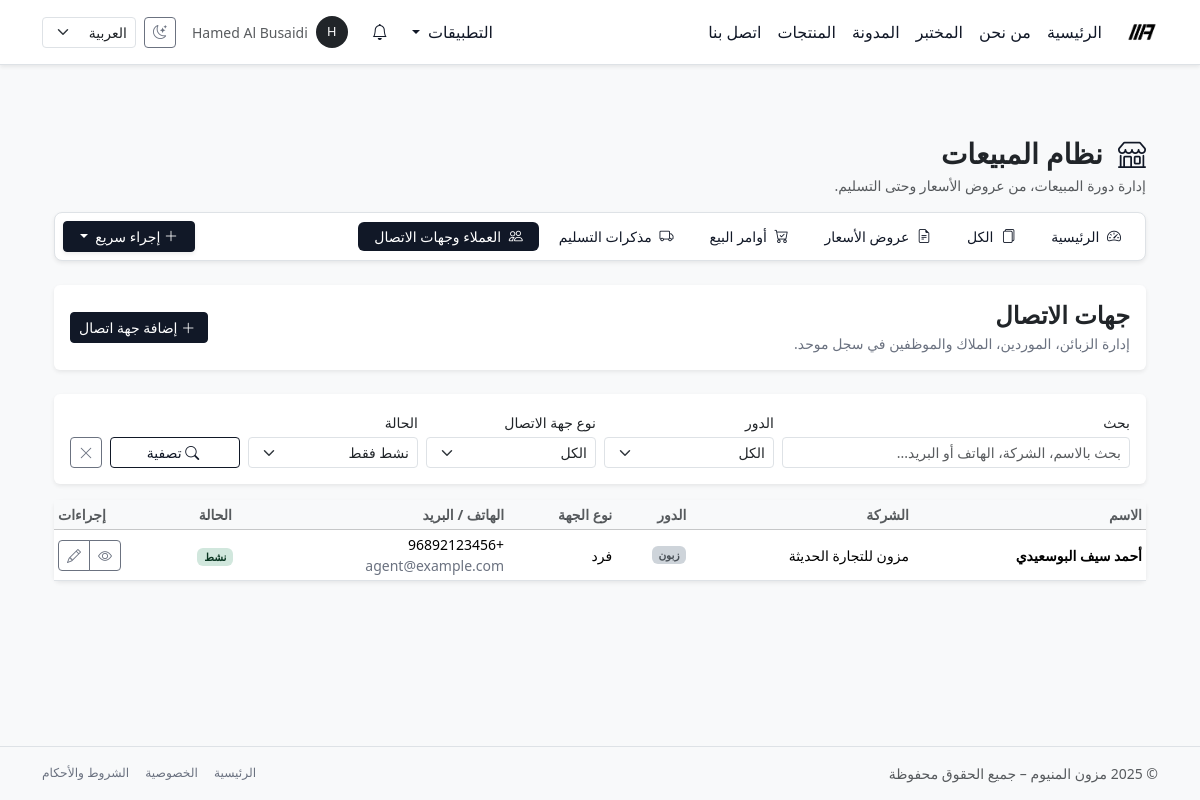
The page /ar/sales/contacts/ (signed in) on the database its author committed.
### contacts/models.py (models this page shows, shortened)
class Contact(models.Model):
    class ContactKind(models.TextChoices):
        PERSON = "person", _("فرد")
        COMPANY = "company", _("شركة")
    user = models.OneToOneField(
        settings.AUTH_USER_MODEL,
        on_delete=models.SET_NULL,
        null=True,
        blank=True,
        related_name="contact_profile",
        verbose_name=_("المستخدم (اختياري)"),
        help_text=_("ربط جهة الاتصال بحساب مستخدم (بوابة العملاء/الموظفين)."),
    )
    kind = models.CharField(
        max_length=20,
        choices=ContactKind.choices,
        default=ContactKind.PERSON,
        verbose_name=_("نوع جهة الاتصال"),
    )
    name = models.CharField(
        max_length=255,
        verbose_name=_("الاسم"),
        help_text=_("اسم الشخص أو اسم الشركة."),
    )
    company_name = models.CharField(
        max_length=255,
        blank=True,
        verbose_name=_("اسم الشركة (نص حر)"),
        help_text=_("يُستخدم للعرض حتى لو لم تربطه بسجل شركة في جهات الاتصال."),
    )
    company = models.ForeignKey(
        "self",
        null=True,
        blank=True,
        on_delete=models.SET_NULL,
        related_name="people",
        limit_choices_to={"kind": ContactKind.COMPANY},
        verbose_name=_("الشركة (جهة اتصال)"),
        help_text=_("اربط هذا الشخص بسجل شركة في جهات الاتصال."),
    )
    phone = models.CharField(
        max_length=50,
        blank=True,
        verbose_name=_("رقم الهاتف"),
    )
    email = models.EmailField(
        blank=True,
        verbose_name=_("البريد الإلكتروني"),
    )
    tax_number = models.CharField(
        max_length=50,
        blank=True,
        verbose_name=_("الرقم الضريبي / VAT"),
    )
    is_customer = models.BooleanField(
        default=False,
        verbose_name=_("زبون"),
    )
    is_supplier = models.BooleanField(
        default=False,
        verbose_name=_("مورد / شريك"),
    )
    is_owner = models.BooleanField(
        default=False,
        verbose_name=_("مالك"),
    )
    is_employee = models.BooleanField(
        default=False,
        verbose_name=_("موظف"),
    )
    is_active = models.BooleanField(
        default=True,
        verbose_name=_("نشط"),
    )
    created_at = models.DateTimeField(
        auto_now_add=True,
        verbose_name=_("تاريخ الإنشاء"),
    )
    objects = ContactManager()
    class Meta:
        ordering = ("name", "id")
        verbose_name = _("جهة اتصال")
        verbose_name_plural = _("جهات الاتصال")

### contacts/views.py (the view, shortened to what this page needs)
# urls.py: path("", views.ContactListView.as_view(), name="contact_list"),
class ContactListView(ContactsStaffRequiredMixin, ListView):
    model = Contact
    template_name = "contacts/list.html"
    context_object_name = "contacts"
    paginate_by = 25
    def get_queryset(self):
        qs = (
            Contact.objects
            .all()
            .select_related("user", "company")
            .order_by("name", "id")
        )
        status = self.request.GET.get("status", "active").strip()
        if status == "active":
            qs = qs.active()
        elif status == "inactive":
            qs = qs.inactive()
        role = self.request.GET.get("role", "").strip().lower()
        if role == "customer":
            qs = qs.customers()
        elif role == "supplier":
            qs = qs.suppliers()
        elif role == "owner":
            qs = qs.owners()
        elif role == "employee":
            qs = qs.employees()
        kind = self.request.GET.get("kind", "").strip().lower()
        if kind == "person":
            qs = qs.persons()
        elif kind == "company":
            qs = qs.companies()
        company_id = self.request.GET.get("company", "").strip()
        if company_id:
            qs = qs.filter(company_id=company_id)
        q = self.request.GET.get("q", "").strip()
        self.search_query = q
        self.role_filter = role
        self.kind_filter = kind
        self.status_filter = status
        self.company_filter = company_id
        return qs
    def get_context_data(self, **kwargs):
        ctx = super().get_context_data(**kwargs)
        ctx["q"] = getattr(self, "search_query", "")
        ctx["role"] = getattr(self, "role_filter", "")
        ctx["kind"] = getattr(self, "kind_filter", "")
        ctx["status"] = getattr(self, "status_filter", "active")
        ctx["company_id"] = getattr(self, "company_filter", "")
        ctx["section"] = self.section
        ctx["subsection"] = "contacts"
        ctx["accounting_section"] = "customers"
        ctx["sales_section"] = "contacts"
        return ctx

### templates/contacts/list.html (shortened to what this page needs)
{% extends "sales/base_sales.html" %}
{% load i18n %}
{% block sales_content %}
<div class="card border-0 shadow-sm mb-4 bg-body">
  <div class="card-body d-flex justify-content-between align-items-center flex-wrap gap-3">
    <div>
      <h1 class="h4 fw-bold mb-1 text-body">
        {% trans "جهات الاتصال" %}
      </h1>
      <p class="text-secondary small mb-0">
        {% trans "إدارة الزبائن، الموردين، الملاك والموظفين في سجل موحد." %}
      </p>
    </div>
    <div class="d-flex flex-wrap gap-2">
      <a href="{% url 'contacts:contact_create' %}" class="btn btn-primary btn-sm">
        <i class="bi bi-plus-lg ms-1"></i>
        {% trans "إضافة جهة اتصال" %}
      </a>
    </div>
  </div>
</div>
<div class="card border-0 shadow-sm mb-3">
  <div class="card-body">
    <form method="get" class="row g-2 align-items-end">
      <div class="col-md-4">
        <label for="id_q" class="form-label small mb-1">
          {% trans "بحث" %}
        </label>
        <input type="text"
               name="q"
               id="id_q"
               value="{{ q }}"
               class="form-control form-control-sm"
               placeholder="{% trans 'بحث بالاسم، الشركة، الهاتف أو البريد...' %}">
      </div>
      <div class="col-md-2">
        <label for="id_role" class="form-label small mb-1">
          {% trans "الدور" %}
        </label>
        <select name="role" id="id_role" class="form-select form-select-sm">
          <option value="">{% trans "الكل" %}</option>
        </select>
      </div>
      <div class="col-md-2">
        <label for="id_kind" class="form-label small mb-1">
          {% trans "نوع جهة الاتصال" %}
        </label>
        <select name="kind" id="id_kind" class="form-select form-select-sm">
          <option value="">{% trans "الكل" %}</option>
        </select>
      </div>
      <div class="col-md-2">
        <label for="id_status" class="form-label small mb-1">
          {% trans "الحالة" %}
        </label>
        <select name="status" id="id_status" class="form-select form-select-sm">
          <option value="active" {% if status == 'active' %}selected{% endif %}>
            {% trans "نشط فقط" %}
          </option>
        </select>
      </div>
      <div class="col-md-2">
        <div class="d-flex gap-2">
          <button type="submit" class="btn btn-outline-primary btn-sm w-100">
            <i class="bi bi-search ms-1"></i>
            {% trans "تصفية" %}
          </button>
          <a href="{% url 'contacts:contact_list' %}" class="btn btn-outline-secondary btn-sm" title="{% trans 'إعادة التعيين' %}">
            <i class="bi bi-x-lg"></i>
          </a>
        </div>
      </div>
    </form>
  </div>
</div>
<div class="card border-0 shadow-sm">
  <div class="card-body p-0">
    <div class="table-responsive">
      <table class="table table-hover table-sm mb-0 align-middle">
        <thead class="table-light">
          <tr>
            <th class="small text-muted">{% trans "الاسم" %}</th>
            <th class="small text-muted">{% trans "الشركة" %}</th>
            <th class="small text-muted">{% trans "الدور" %}</th>
            <th class="small text-muted">{% trans "نوع الجهة" %}</th>
            <th class="small text-muted">{% trans "الهاتف / البريد" %}</th>
            <th class="small text-muted text-center">{% trans "الحالة" %}</th>
            <th class="small text-muted text-end">{% trans "إجراءات" %}</th>
          </tr>
        </thead>
        <tbody>
        {% if contacts %}
          {% for contact in contacts %}
            <tr>
              <td class="small">
                <a href="{% url 'contacts:contact_detail' contact.pk %}"
                   class="link-body-emphasis text-decoration-none fw-semibold">
                  {{ contact.name }}
                </a>
              </td>
              <td class="small">
                {% if contact.company %}
                  <a href="{% url 'contacts:contact_detail' contact.company_id %}"
                     class="link-secondary text-decoration-none">
                    {{ contact.company.name }}
                  </a>
                {% elif contact.company_name %}
                  {{ contact.company_name }}
                {% else %}
                  <span class="text-secondary">—</span>
                {% endif %}
              </td>
              <td class="small">
                <div class="d-flex flex-wrap gap-1">
                  {% if contact.is_customer %}
                    <span class="badge bg-dark-subtle text-dark-emphasis small">{% trans "زبون" %}</span>
                  {% endif %}
                </div>
              </td>
              <td class="small">
                {% if contact.kind %}
                  {{ contact.get_kind_display }}
                {% else %}
                  <span class="text-secondary">—</span>
                {% endif %}
              </td>
              <td class="small">
                {% if contact.phone %}
                  <div>{{ contact.phone }}</div>
                {% endif %}
                {% if contact.email %}
                  <div class="text-secondary">{{ contact.email }}</div>
                {% endif %}
              </td>
              <td class="small text-center">
                {% if contact.is_active %}
                  <span class="badge bg-success-subtle text-success-emphasis small">
                    {% trans "نشط" %}
                  </span>
                {% else %}
                  <span class="badge bg-secondary-subtle text-secondary-emphasis small">
                    {% trans "غير نشط" %}
                  </span>
                {% endif %}
              </td>
              <td class="small text-end">
                <div class="btn-group btn-group-sm" role="group">
                  <a href="{% url 'contacts:contact_detail' contact.pk %}"
                     class="btn btn-outline-secondary btn-sm"
                     title="{% trans 'عرض' %}">
                    <i class="bi bi-eye"></i>
                  </a>
                  <a href="{% url 'contacts:contact_edit' contact.pk %}"
                     class="btn btn-outline-secondary btn-sm"
                     title="{% trans 'تعديل' %}">
                    <i class="bi bi-pencil"></i>
                  </a>
                </div>
              </td>
            </tr>
          {% endfor %}
        {% else %}
          <tr>
            <td colspan="7" class="text-center text-secondary small py-4">
              {% trans "لا توجد جهات اتصال مطابقة حالياً." %}
            </td>
          </tr>
        {% endif %}
        </tbody>
      </table>
    </div>
  </div>
</div>
{% endblock %}

### templates/base.html (shortened to what this page needs)
{% load static i18n %}
<!doctype html>
<html lang="{{ LANGUAGE_CODE }}" dir="{% if LANGUAGE_CODE == 'ar' %}rtl{% else %}ltr{% endif %}" data-bs-theme="light">
<head>
  {% if LANGUAGE_CODE == "ar" %}
    <link href="https://cdn.jsdelivr.net/npm/bootstrap@5.3.8/dist/css/bootstrap.rtl.min.css" rel="stylesheet"/>
  {% else %}
    <link href="https://cdn.jsdelivr.net/npm/bootstrap@5.3.8/dist/css/bootstrap.min.css" rel="stylesheet"/>
  {% endif %}
  <link rel="stylesheet" href="https://cdn.jsdelivr.net/npm/bootstrap-icons@1.11.3/font/bootstrap-icons.css">
  <link rel="stylesheet" href="{% static 'css/mazoon_style.css' %}"/>
</head>
<body class="bg-body-tertiary text-body d-flex flex-column min-vh-100">
<nav class="navbar navbar-expand-lg bg-body border-bottom shadow-sm sticky-top">
  <div class="container-lg">
    <a class="navbar-brand fw-bold d-flex align-items-center gap-2 py-2" href="{% url 'home' %}">
      <img src="{% static 'img/logo_mazoon_black.png' %}"
           alt="Mazoon Aluminum logo"
           class="img-fluid"
           style="height: 32px;">
    </a>
    <div class="collapse navbar-collapse" id="mainNavbar">
      <ul class="navbar-nav me-auto mb-2 mb-lg-0">
        <li class="nav-item">
          <a class="nav-link {% if request.resolver_match.url_name == 'home' %}active{% endif %}" href="{% url 'home' %}">{% trans "الرئيسية" %}</a>
        </li>
        <li class="nav-item">
          <a class="nav-link {% if request.resolver_match.url_name == 'about' %}active{% endif %}" href="{% url 'about' %}">{% trans "من نحن" %}</a>
        </li>
        <li class="nav-item">
          <a class="nav-link {% if request.resolver_match.url_name == 'lab' %}active{% endif %}" href="{% url 'lab' %}">{% trans "المختبر" %}</a>
        </li>
        <li class="nav-item">
          <a class="nav-link {% if request.resolver_match.url_name == 'blog_list' %}active{% endif %}" href="{% url 'blog_list' %}">{% trans "المدونة" %}</a>
        </li>
        <li class="nav-item">
          <a class="nav-link {% if request.resolver_match.url_name == 'product_list' %}active{% endif %}" href="{% url 'product_list' %}">{% trans "المنتجات" %}</a>
        </li>
        <li class="nav-item">
          <a class="nav-link {% if request.resolver_match.url_name == 'contact' %}active{% endif %}" href="{% url 'contact' %}">{% trans "اتصل بنا" %}</a>
        </li>
      </ul>
      <ul class="navbar-nav ms-auto mb-2 mb-lg-0 align-items-center gap-2">
        {% if user.is_authenticated %}
          {% if user.is_staff or user.is_superuser %}
            <li class="nav-item dropdown">
              <a class="nav-link dropdown-toggle" href="#" id="appsDropdown" role="button" data-bs-toggle="dropdown" aria-expanded="false">
                {% trans "التطبيقات" %}
              </a>
            </li>
          {% endif %}
        {% endif %}
        {% include "core/notifications/_navbar_dropdown.html" %}
        {% if user.is_authenticated %}
          <li class="nav-item dropdown">
            <a class="nav-link d-flex align-items-center gap-2"
               href="#"
               id="userMenuDropdown"
               role="button"
               data-bs-toggle="dropdown"
               aria-expanded="false">
              <span class="rounded-circle d-inline-flex justify-content-center align-items-center bg-dark text-white"
                    style="width: 32px; height: 32px; font-size: 0.8rem;">
                {{ user.username|first|upper }}
              </span>
              <span class="d-none d-xl-inline small text-muted">
                {{ user.get_full_name|default:user.username }}
              </span>
            </a>
          </li>
        {% endif %}
        <li class="nav-item">
          <button class="btn btn-sm btn-outline-secondary d-flex align-items-center justify-content-center"
                  type="button"
                  id="themeToggleBtn"
                  aria-label="{% trans 'تبديل وضع اللون' %}"
                  title="{% trans 'تبديل وضع اللون' %}">
            <i class="bi bi-moon-stars" id="themeToggleIcon"></i>
          </button>
        </li>
        <li class="nav-item">
          <form action="{% url 'set_language' %}" method="post" class="d-flex align-items-center">
            <select name="language"
                    class="form-select form-select-sm"
                    onchange="this.form.submit()">
              <option value="ar" {% if LANGUAGE_CODE == 'ar' %}selected{% endif %}>العربية</option>
            </select>
          </form>
        </li>
      </ul>
    </div>
  </div>
</nav>
<main class="py-4 py-md-5 flex-grow-1">
  <div class="container-lg">
    {% block content %}{% endblock %}
  </div>
</main>
<footer class="border-top py-3 mt-auto bg-body-tertiary d-print-none">
  <div class="container-lg d-flex flex-column flex-md-row justify-content-between align-items-center text-muted small gap-2">
   <div>
  &copy; {% now "Y" %} {% trans "مزون المنيوم – جميع الحقوق محفوظة" %}
</div>
    <div class="d-flex gap-3">
      <a href="{% url 'home' %}" class="link-secondary text-decoration-none small">{% trans "الرئيسية" %}</a>
      <a href="#" class="link-secondary text-decoration-none small">{% trans "الخصوصية" %}</a>
      <a href="#" class="link-secondary text-decoration-none small">{% trans "الشروط والأحكام" %}</a>
    </div>
  </div>
</footer>
</body>
</html>

### rows shown on the page
Contact: name "أحمد سيف البوسعيدي", company_name "مزون للتجارة الحديثة", kind "فرد", phone "+96892123456", email "agent@example.com"

### other values the page prints
{{ user.username|first|upper }} "H"
{{ user.get_full_name|default:user.username }} "Hamed Al Busaidi"
